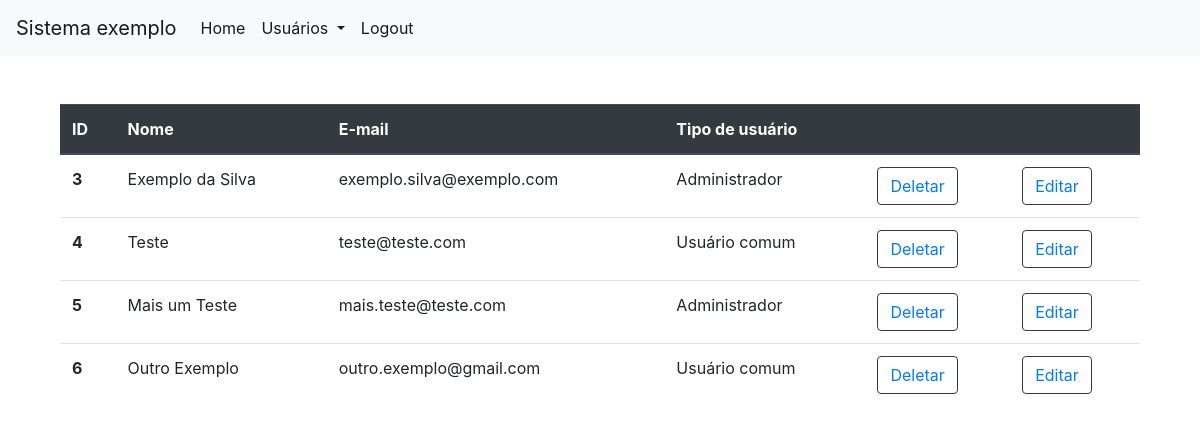
The page /usuarios/listar (signed in) on the database its author committed.
### guia_flask/usuarios/models.py (models this page shows, shortened)
class User(db.Model,UserMixin):
    __tablename__ = "users"
    id = db.Column(db.Integer, primary_key=True)
    name = db.Column(db.String)
    password = db.Column(db.String)
    email = db.Column(db.String, unique=True)
    urole = db.Column(db.String, server_default="user")
    def get_urole(self):
        return self.urole

### guia_flask/usuarios/views.py (the view)
@usuarios.route('/listar')
@login_required()
def listar():
    users = User.query.all()
    return render_template("listar.html",users=users)

### guia_flask/__init__.py (called while the page is built)
def login_required(role=["ANY"]):
    def wrapper(fn):
        @wraps(fn)
        def decorated_view(*args, **kwargs):
            if not current_user.is_authenticated:
               return current_app.login_manager.unauthorized()
            urole = current_user.get_urole()
            if ( (urole not in role) and (role != ["ANY"])):
                return current_app.login_manager.unauthorized()
            return fn(*args, **kwargs)
        return decorated_view
    return wrapper

### guia_flask/usuarios/views.py (called while the page is built)
@login_manager.user_loader
def load_user(_id):
    return User.query.filter_by(id=_id).first()

### guia_flask/usuarios/templates/listar.html (shortened to what this page needs)
{% extends "base.html" %}
{% block content %}
<div class="container">
    <table class="table">
        <thead class="thead-dark">
          <tr>
            <th scope="col">ID</th>
            <th scope="col">Nome</th>
            <th scope="col">E-mail</th>
            <th scope="col">Tipo de usuário</th>
            <th scope="col"></th>
            <th scope="col"></th>
          </tr>
        </thead>
        <tbody>
        {% for user in users %}
          <tr>
            <th scope="row">{{ user.id }}</th>
            <td scope="row">{{ user.name }}</td>
            <td scope="row">{{ user.email }}</td>
            {% if user.urole == 'admin' %}
            <td scope="row">Administrador</td>
            {% else %}
            <td scope="row">Usuário comum</td>
            {% endif %}
            {% if current_user.get_urole() == 'admin' %}
            <td scope="row"><button type="button" class="btn btn-outline-dark"><a href="{{ url_for('usuarios.deletar',_id=user.id) }}">Deletar</a></button></td>
            {% endif %}
            <td scope="row"><button type="button" class="btn btn-outline-dark"><a href="{{ url_for('usuarios.editar',_id=user.id) }}">Editar</a></button></td>
          </tr>
        {% endfor %}
        </tbody>
      </table>
</div>
{% endblock content %}

### guia_flask/templates/base.html (shortened to what this page needs)
<!DOCTYPE html>
<html lang="en">
<head>
  <link rel="stylesheet" href="https://stackpath.bootstrapcdn.com/bootstrap/4.3.1/css/bootstrap.min.css"
>
</head>
<body>
  <nav class="navbar navbar-expand-lg navbar-light bg-light">
    <a class="navbar-brand" href="{{ url_for('principal.index') }}">Sistema exemplo</a>
    <div class="collapse navbar-collapse" id="navbarSupportedContent">
      <ul class="navbar-nav mr-auto">
        <li class="nav-item active">
          <a class="nav-link" href="{{ url_for('principal.index') }}">Home <span class="sr-only">(current)</span></a>
        </li>
        <li class="nav-item dropdown active">
          <a class="nav-link dropdown-toggle" href="#" id="navbarDropdown" role="button" data-toggle="dropdown"
            aria-haspopup="true" aria-expanded="false">
            Usuários
          </a>
        </li>
        {% if current_user.is_authenticated %}
        <li class="nav-item active">
          <a class="nav-link" href="{{ url_for('usuarios.logout') }}">Logout <span class="sr-only">(current)</span></a>
        </li>
        {% else %}
        <li class="nav-item active">
          <a class="nav-link" href="{{ url_for('usuarios.login') }}">Login <span class="sr-only">(current)</span></a>
        </li>
        {% endif %}
      </ul>
    </div>
  </nav>
  <main id="main">
<div class="container">
  <br><br>
  {% block content %}
  {% endblock content %}
</div>
</main>
</body>
</html>

### rows shown on the page
User: id "3", name "Exemplo da Silva", email "exemplo.silva@exemplo.com", urole "Administrador"
User: id "4", name "Teste", email "teste@teste.com", urole "Usuário comum"
User: id "5", name "Mais um Teste", email "mais.teste@teste.com", urole "Administrador"
User: id "6", name "Outro Exemplo", email "outro.exemplo@gmail.com", urole "Usuário comum"
